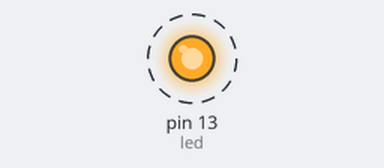
Simulated run of this sketch. Board: Arduino Uno, built with avr-gcc and run on an emulated ATmega328P. Shown: output pins drawn as LEDs (lit = HIGH). Dashed ring = blinking.

Above: at 0.5 s.
Timing chart, 0 to 4.6 s (numbered marks = the images above):
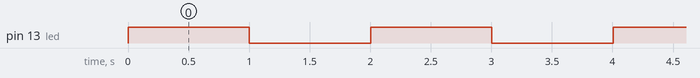

The sketch:

Blink_without_Delay.ino
```cpp
#include "Delay.h"

int led = 13;
int ledstate = HIGH;
NonBlockDelay d;

void setup() {
  pinMode(led, OUTPUT);
}

// the loop routine runs over and over again forever:
void loop() {
  if (d.Timeout()) {
    digitalWrite(led, ledstate);
    ledstate = ledstate == LOW ? HIGH : LOW; //toggle state
    d.Delay(1000);
  }
  //Code here runs frequently
}
```

Delay.cpp
```cpp
#include "Delay.h"
void NonBlockDelay::Delay (unsigned long t)
{
  iTimeout = millis() + t;
  return;
};
bool NonBlockDelay::Timeout (void)
{
  return (iTimeout < millis());
}
unsigned long NonBlockDelay::Time(void)
 {
   return iTimeout;
 }
```

Delay.h
```cpp
#if defined(ARDUINO) && ARDUINO >= 100
#include <Arduino.h>
#else
#include <WProgram.h>
#endif
class NonBlockDelay {
    unsigned long iTimeout;
  public:
    void Delay (unsigned long);
    bool Timeout (void);
    unsigned long Time(void);
};
```

Measured:
- by itself, pin 13 (led): alternates HIGH for 1.0 s and LOW for 1.0 s
